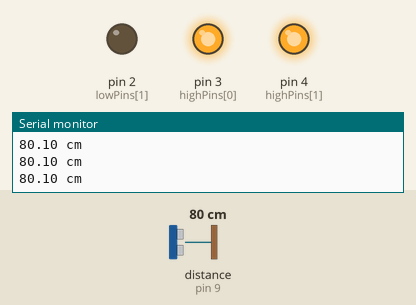
Simulated run of this sketch. Board: Arduino Uno, built with avr-gcc and run on an emulated ATmega328P. On the bench: output pins drawn as LEDs (lit = HIGH), the last lines printed to the serial monitor. Wiring (inferred from the names in the program): ultrasonic range finder: trigger pin 10; echo pin 9. The test bench sets the inputs (shaded band); at power-on: distance to the obstacle (sensor on pin 9) 80 cm. The echo pulse lasts 58.3 µs per cm; pins used as bus, display or sensor lines are not drawn.

Above: at 1.2 s.
1.3 s: distance to the obstacle (sensor on pin 9) set to 17 cm
2.8 s: distance to the obstacle (sensor on pin 9) set to 14 cm
At 3.2 s:
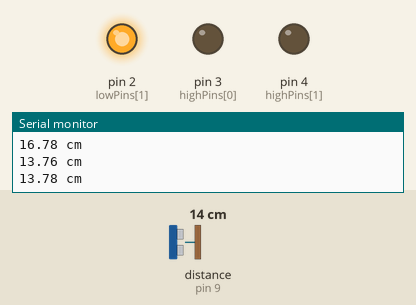
4.3 s: distance to the obstacle (sensor on pin 9) set to 35 cm
At 5.0 s:
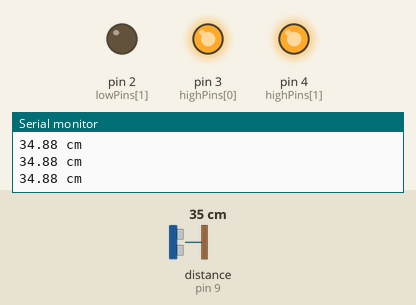
5.9 s: distance to the obstacle (sensor on pin 9) set to 2 cm
At 7.0 s:
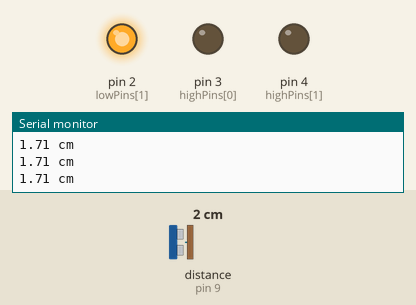
Timing chart, 0 to 8.5 s (numbered marks = the images above; inputs shaded):
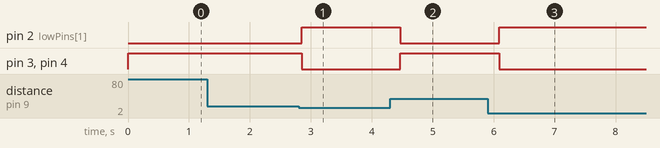

Measured:
- the behaviour switches between 16 and 15 cm on distance to the obstacle (sensor on pin 9) (found by bisection; images 0 and 1)
- after the input at 2.8 s, pin 2 (lowPins[1]): LOW → HIGH after 0.06 s; pin 3 (highPins[0]), pin 4 (highPins[1]): HIGH → LOW after 0.06 s
- after the input at 4.3 s, pin 2 (lowPins[1]): HIGH → LOW after 0.17 s; pin 3 (highPins[0]), pin 4 (highPins[1]): LOW → HIGH after 0.17 s
- after the input at 5.9 s, pin 2 (lowPins[1]): LOW → HIGH after 0.19 s; pin 3 (highPins[0]), pin 4 (highPins[1]): HIGH → LOW after 0.19 s

The sketch:

Ultrasonic_Distance_Detection_with_LED.ino
```cpp
#define ECHOPIN 9
#define TRIGPIN 10
int lowPins[] = {1, 2};
int highPins[] = {3, 4};

float distance = 0;

void setup() {
  Serial.begin(9600);
  pinMode(ECHOPIN, INPUT);
  pinMode(TRIGPIN, OUTPUT);
  for (int i = 0; i < 2; i++) {
    pinMode(lowPins[i], OUTPUT);
    pinMode(highPins[i], OUTPUT);
  }
}

void loop() {
  digitalWrite(TRIGPIN, LOW); delayMicroseconds(2);
  digitalWrite(TRIGPIN, HIGH); delayMicroseconds(10);
  digitalWrite(TRIGPIN, LOW);

  distance = pulseIn(ECHOPIN, HIGH) / 58.0;
  Serial.print(distance); Serial.println(" cm");

  if (distance < 15) {
    for (int i = 0; i < 2; i++) {
      digitalWrite(lowPins[i], HIGH);
      digitalWrite(highPins[i], LOW);
    }
  } else {
    for (int i = 0; i < 2; i++) {
      digitalWrite(lowPins[i], LOW);
      digitalWrite(highPins[i], HIGH);
    }
  }

  delay(200);
}
```
